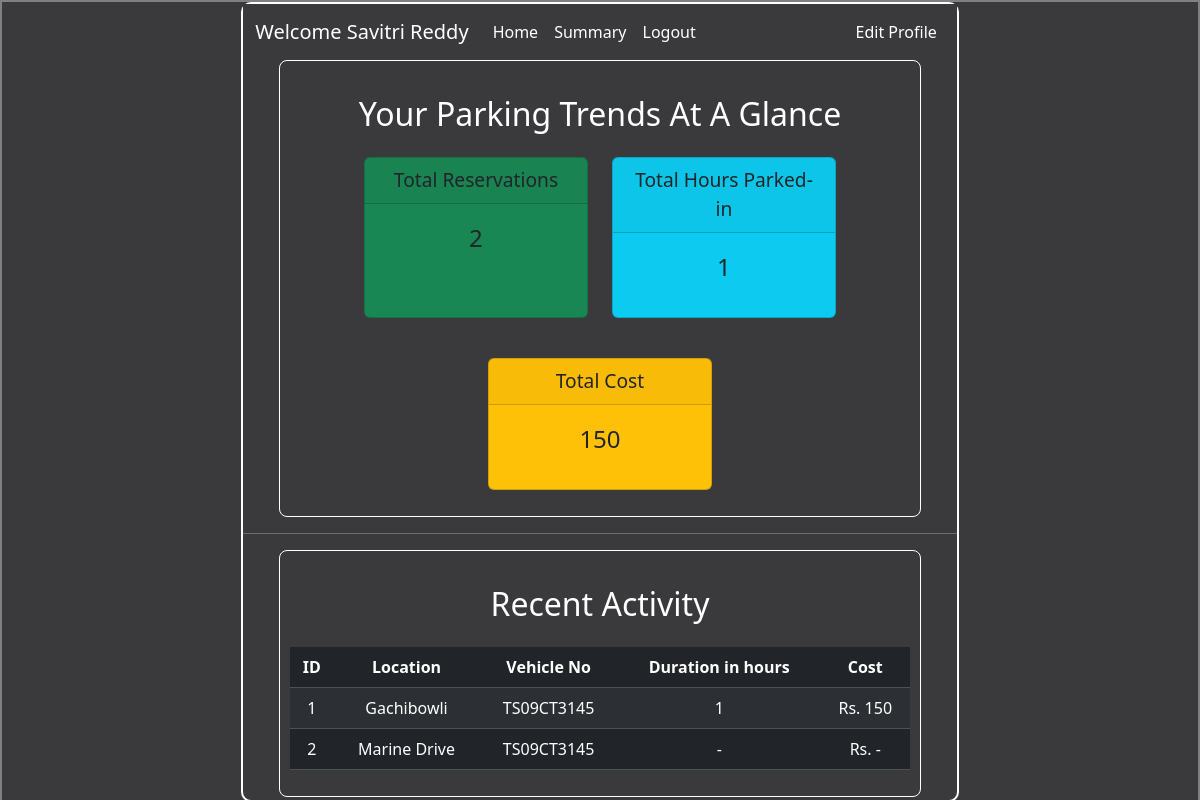
The app's page /summary (signed in) with its own data.
### application/models.py (models this page shows)
class User(db.Model):
    username = db.Column(db.String(20), primary_key=True)
    email = db.Column(db.String(40), unique=True, nullable=False)
    password = db.Column(db.String(20), nullable=False)
    full_name = db.Column(db.String(80))
    address = db.Column(db.String(200))
    pincode = db.Column(db.String(6))
    is_admin = db.Column(db.Boolean, default=False)

class Reservation(db.Model):
    id = db.Column(db.Integer, primary_key=True)
    spot_id = db.Column(db.Integer, db.ForeignKey('parking_spot.id', ondelete="CASCADE"), nullable=False)
    username = db.Column(db.String, db.ForeignKey('user.username'), nullable=False)  # Also fixed type here!
    parking_timestamp = db.Column(db.DateTime, nullable=False)
    leaving_timestamp = db.Column(db.DateTime)
    cost_per_hour = db.Column(db.Integer, nullable=False)
    vehicle_number = db.Column(db.String(15), nullable=False)
    approx_hours = db.Column(db.Integer, nullable=False)
    wheelchair_required = db.Column(db.Boolean, default=False)
    spot = db.relationship('ParkingSpot', back_populates='reservations')

class ParkingLot(db.Model):
    id = db.Column(db.Integer, primary_key=True)
    prime_location_name = db.Column(db.String(120), nullable=False)
    price = db.Column(db.Integer, nullable=False)
    address = db.Column(db.String(200), nullable=False)
    pincode = db.Column(db.String(10), nullable=False)
    maximum_spots = db.Column(db.Integer, nullable=False)
    closing_time = db.Column(db.Time, nullable=False)
    opening_time = db.Column(db.Time, nullable=False)

### application/controllers.py (the view)
@app.route("/summary", methods = ["GET", "POST"])
def summary():
    username = session.get('username')
    if not username:
        return redirect(url_for('login'))
    logged_user = User.query.filter_by(username=username).first()
    reservations = Reservation.query.filter_by(username=session["username"]).all()
    total_reservations = len(reservations)
    total_hours = 0
    total_cost = 0
    recent_history = []
    for res in reservations:
        if res.leaving_timestamp:
            duration = (res.leaving_timestamp - res.parking_timestamp).total_seconds()/3600
            duration = math.ceil(duration)
            cost = duration * res.cost_per_hour
            total_hours += duration
            total_cost += cost
            res.duration = duration
            res.cost = cost
        else:
            res.duration = "-"
            res.cost = "-"
        recent_history.append(res)
    return render_template("user_summary.html", logged_user=logged_user, total_reservations=total_reservations, total_hours=total_hours, total_cost=total_cost, recent_history=recent_history)

### templates/user_summary.html (shortened to what this page needs)
<!DOCTYPE html>
<html lang="en">
<head>
    <link rel="stylesheet" href="/static/style.css">
    <link href="https://cdn.jsdelivr.net/npm/bootstrap@5.3.7/dist/css/bootstrap.min.css" rel="stylesheet">
</head>
<body>
    <div id="main">
        <div id="canvas">
            <form action="{{ url_for('summary') }}" method="post">
                <nav class="navbar navbar-expand-lg" style="background-color: rgb(58, 58, 61) !important">
                    <div class="container-fluid">
                        <a class="navbar-brand" href="#">Welcome {{ logged_user.full_name }}</a>
                        <div class="collapse navbar-collapse" id="navbarSupportedContent">
                            <ul class="navbar-nav me-auto mb-2 mb-lg-0">
                                <li class="nav-item">
                                    <a class="nav-link" aria-current="page" href="{{ url_for('user_dash') }}">Home</a>
                                </li>
                                <li class="nav-item">
                                    <a class="nav-link" href="{{ url_for('summary')}}">Summary</a>
                                </li>
                                <li class="nav-item">
                                    <a class="nav-link" href="{{ url_for('logout') }}">Logout</a>
                            </ul>
                            <ul class="navbar-nav ms-auto mb-2 mb-lg-0">
                                <li class="nav-item">
                                    <a class="nav-link" href="{{ url_for('edit_profile', next='user_dash') }}">Edit Profile</a>
                                </li>
                            </ul>
                        </div>
                    </div>
                </nav>
                <div class="contents">
                    <h2 class="d-flex justify-content-center  my-4">Your Parking Trends At A Glance</h2>
                    <div class="d-flex justify-content-center gap-4 flex-wrap">
                        <div class="card text-dark bg-success mb-3" style="width: 14rem;">
                            <div class="card-header" style="font-size: larger;">Total Reservations</div>
                            <div class="card-body">
                                <p class="fs-4">{{ total_reservations }}</p>
                            </div>
                        </div>
                        <div class="card text-dark bg-info mb-3" style="width: 14rem;">
                            <div class="card-header" style="font-size: larger;">Total Hours Parked-in</div>
                            <div class="card-body">
                                <p class="fs-4">{{ total_hours }}</p>
                            </div>
                        </div>
                        <div class="card text-dark bg-warning mb-3" style="width: 14rem;">
                            <div class="card-header" style="font-size: larger; fo">Total Cost</div>
                            <div class="card-body">
                                <p class="fs-4">{{ total_cost }}</p>
                            </div>
                        </div>
                    </div>
                </div>
                <hr>
                <div class="contents">
                    <h2 class="d-flex justify-content-center  my-4">Recent Activity</h2>
                    <table class="table table-dark table-striped">
                    <thead>
                        <tr>
                        <th>ID</th>
                        <th>Location</th>
                        <th>Vehicle No</th>
                        <th>Duration in hours</th>
                        <th>Cost</th>
                        </tr>
                    </thead>
                    <tbody>
                        {% for res in recent_history %}
                        <tr>
                        <td>{{ loop.index }}</td>
                        <td>{{ res.spot.lot.prime_location_name }}</td>
                        <td>{{ res.vehicle_number }}</td>
                        <td>{{ res.duration }}</td>
                        <td>Rs. {{ res.cost }}</td>
                        </tr>
                        {% endfor %}
                    </tbody>
                    </table>
                </div>
            </form>
        </div>
    </div>
</body>
</html>

### static/style.css (style rules this page uses)
* { margin: 0px; }
#main,#canvas { background-color: rgb(58, 58, 61); color: white; border: 2px solid grey; min-height: 100vh; }
#canvas { width: 60%; border: 2px solid white; border-radius: 10px; margin: auto; min-height: 100vh; }
.table { background-color: rgb(58, 58, 61); color: white; }
.nav-link, .navbar-brand { color: white !important; }
.contents { border: 1px solid white; width: 90%; padding: 10px; border-radius: 8px; max-width: 800px; margin: 0 auto; text-align: center; }

### records on screen
User: full_name "Savitri Reddy"
Reservation: spot.lot.prime_location_name "Gachibowli", vehicle_number "TS09CT3145", duration "1", cost "150"
Reservation: spot.lot.prime_location_name "Marine Drive", vehicle_number "TS09CT3145", duration "-", cost "-"

### other values on screen
{{ total_reservations }} "2"
{{ total_hours }} "1"
{{ total_cost }} "150"
